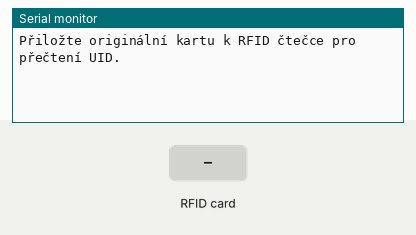
The program below on a simulated Arduino Uno, built with avr-gcc and run on an emulated ATmega328P. Shown: the last lines printed to the serial monitor. The test bench sets the inputs (shaded band).

Above: at 1.2 s.
1.3 s: RFID card 5E 7A 19 C4 held to the reader
At 2.2 s:
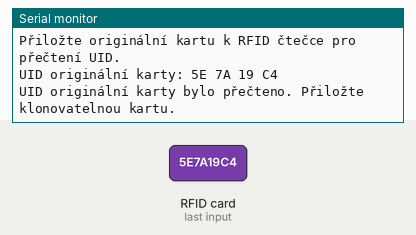
2.8 s: RFID card 5E 7A 19 C4 held to the reader
At 3.8 s:
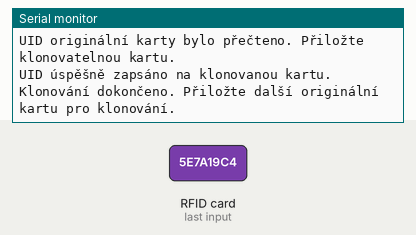

The program:

main.cpp
```cpp
#include <SPI.h>
#include <MFRC522.h>

#define RST_PIN 9 // Pin pro reset čtečky
#define SS_PIN 10 // Pin pro SPI slave select (SS)

// Vytvoření instance MFRC522 čtečky
MFRC522 mfrc522(SS_PIN, RST_PIN);

MFRC522::MIFARE_Key key; // Inicializace klíče

byte clonedUid[10];    // Pole pro ukládání UID originální karty
bool cardRead = false; // Stav, zda byla karta přečtena

void setup()
{
  Serial.begin(9600); // Spuštění sériové komunikace
  SPI.begin();        // Inicializace SPI rozhraní
  mfrc522.PCD_Init(); // Inicializace RFID čtečky
  Serial.println(F("Přiložte originální kartu k RFID čtečce pro přečtení UID."));
}

void loop()
{
  if (!cardRead)
  {
    // Přečtení originální karty
    if (!mfrc522.PICC_IsNewCardPresent() || !mfrc522.PICC_ReadCardSerial())
    {
      delay(50);
      return;
    }

    // Uložení UID originální karty
    Serial.print(F("UID originální karty:"));
    for (byte i = 0; i < mfrc522.uid.size; i++)
    {
      clonedUid[i] = mfrc522.uid.uidByte[i]; // Uložení UID
      Serial.print(clonedUid[i] < 0x10 ? " 0" : " ");
      Serial.print(clonedUid[i], HEX);
    }
    Serial.println();

    // Halt originální kartu
    mfrc522.PICC_HaltA();
    cardRead = true;
    Serial.println(F("UID originální karty bylo přečteno. Přiložte klonovatelnou kartu."));
    delay(1000); // Čas na vyjmutí originální karty
  }

  // Když je přečtena originální karta, čekáme na klonovatelnou kartu
  if (cardRead)
  {
    if (!mfrc522.PICC_IsNewCardPresent() || !mfrc522.PICC_ReadCardSerial())
    {
      delay(50);
      return;
    }

    // Změna UID na klonovatelné kartě
    if (mfrc522.MIFARE_SetUid(clonedUid, mfrc522.uid.size, true))
    {
      Serial.println(F("UID úspěšně zapsáno na klonovanou kartu."));
    }
    else
    {
      Serial.println(F("Chyba při zápisu UID na kartu."));
    }

    // Halt klonovanou kartu
    mfrc522.PICC_HaltA();
    cardRead = false; // Reset stavu pro další klonování
    Serial.println(F("Klonování dokončeno. Přiložte další originální kartu pro klonování."));
  }
}
```

Measured:
- after the input at 1.3 s, the serial monitor: prints a new line at once (image 1)
- after the input at 2.8 s, the serial monitor: prints a new line at once (image 2)
